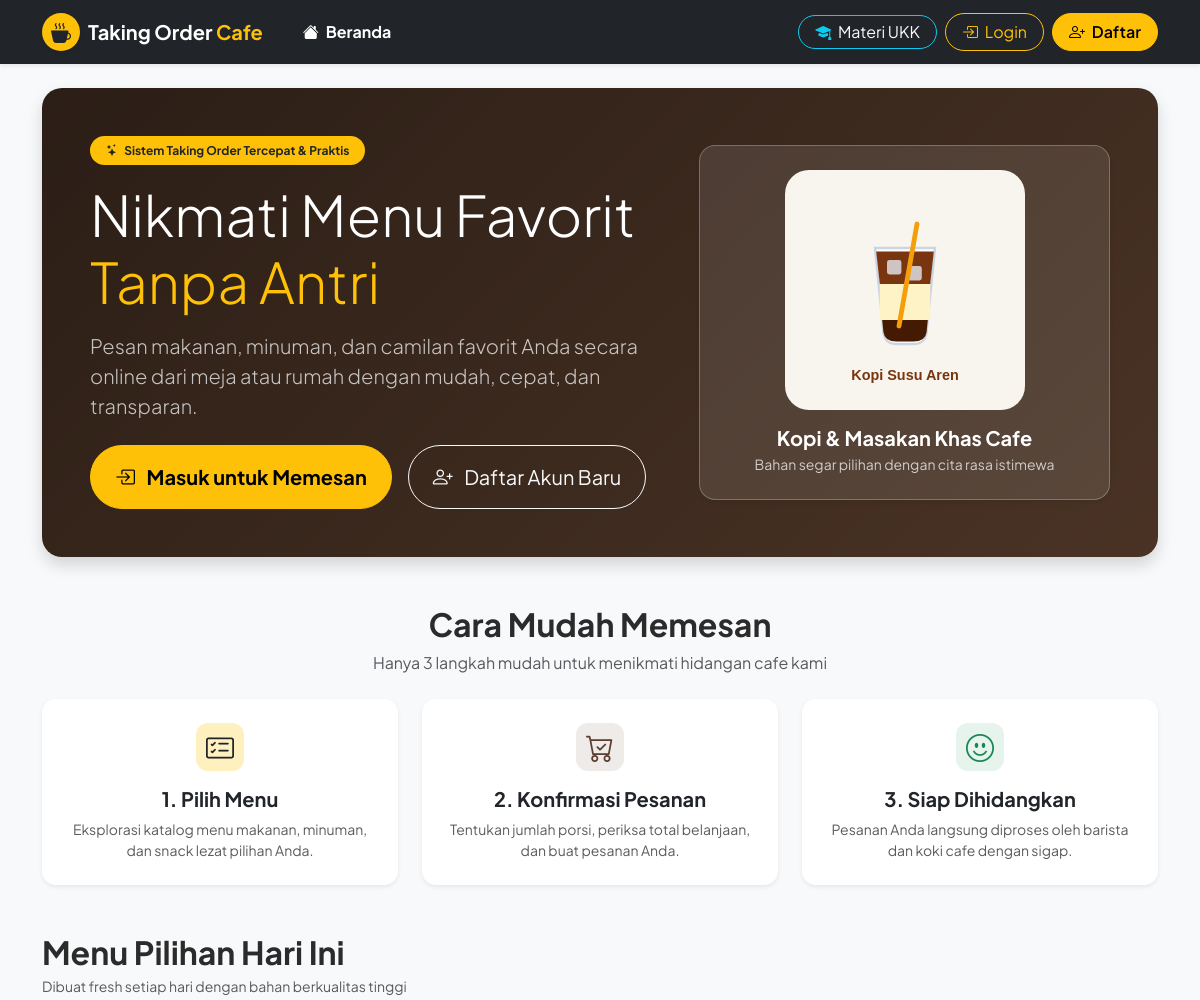
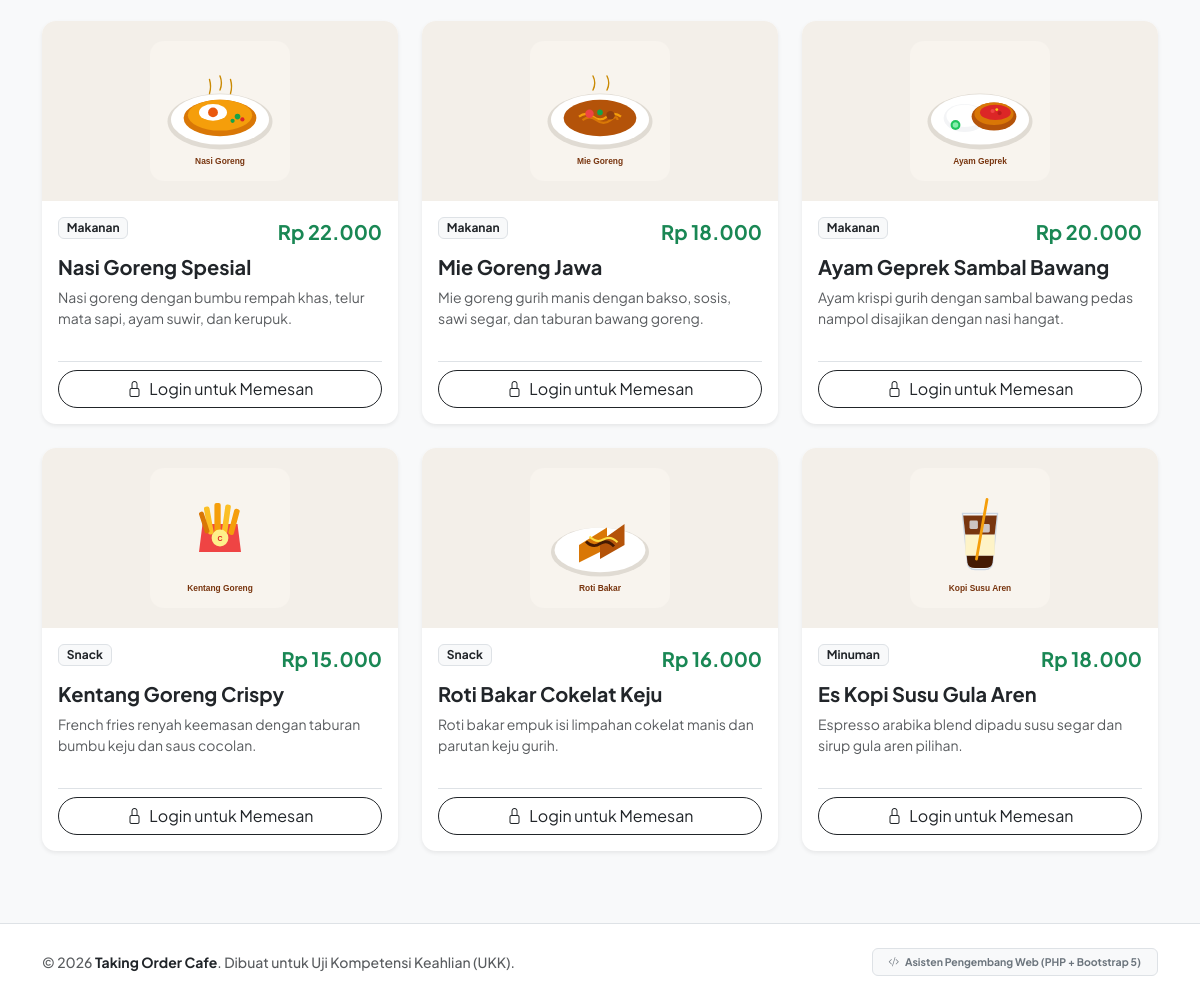
The page / on the database its author committed (2 pictures, top to bottom).
### tables this page shows
CREATE TABLE IF NOT EXISTS `menus` (
    `id` INT AUTO_INCREMENT PRIMARY KEY,
    `name` VARCHAR(100) NOT NULL,
    `category` VARCHAR(50) NOT NULL,  
    `description` TEXT,
    `price` DECIMAL(10, 2) NOT NULL,
    `image` VARCHAR(255) DEFAULT 'default-menu.png',
    `status` ENUM('available', 'unavailable') NOT NULL DEFAULT 'available',
    `created_at` DATETIME DEFAULT CURRENT_TIMESTAMP
);

### includes/auth.php (called while the page is built, shortened)
<?php
function is_logged_in() {
    return isset($_SESSION['user']) && !empty($_SESSION['user']['id']);
}
        ?>

### includes/functions.php (called while the page is built, shortened)
<?php
function base_url($path = '') {
    static $base = null;
    if ($base === null) {
        $docRoot = isset($_SERVER['DOCUMENT_ROOT']) ? str_replace('\\', '/', realpath($_SERVER['DOCUMENT_ROOT'])) : '';
        $appRoot = str_replace('\\', '/', realpath(__DIR__ . '/..'));
        if (!empty($docRoot) && strpos($appRoot, $docRoot) === 0) {
            $base = substr($appRoot, strlen($docRoot));
        } else {
            $scriptDir = str_replace('\\', '/', dirname($_SERVER['SCRIPT_NAME'] ?? ''));
            $parts = explode('/', trim($scriptDir, '/'));
            $base = isset($parts[0]) && $parts[0] !== '' ? '/' . $parts[0] : '';
        }
        $base = '/' . trim($base, '/');
    }
    return $base . '/' . ltrim($path, '/');
}
function format_rupiah($number) {
    return 'Rp ' . number_format((float)$number, 0, ',', '.');
}
function get_menu_image_url($imageName) {
    $imgPath = __DIR__ . '/../assets/img/' . $imageName;
    $baseName = pathinfo($imageName, PATHINFO_FILENAME);
    $svgPath = __DIR__ . '/../assets/img/' . $baseName . '.svg';
    if (file_exists($svgPath)) {
        return base_url('assets/img/' . $baseName . '.svg');
    }
    return base_url('assets/img/default-menu.svg');
}

### index.php (the view, shortened to what this page needs)
<?php
require_once __DIR__ . '/config/database.php';
require_once __DIR__ . '/includes/functions.php';
require_once __DIR__ . '/includes/auth.php';
try {
    $stmt = $pdo->prepare("SELECT * FROM menus WHERE status = 'available' ORDER BY id ASC LIMIT 6");
    $stmt->execute();
    $featuredMenus = $stmt->fetchAll();
} catch (PDOException $e) {
    $featuredMenus = [];
}
require_once __DIR__ . '/includes/header.php';
?>
<section class="hero-banner p-4 p-md-5 mb-5 shadow">
    <div class="row align-items-center">
        <div class="col-lg-7">
            <span class="badge bg-warning text-dark px-3 py-2 rounded-pill fw-bold mb-3">
                <i class="bi bi-stars me-1"></i> Sistem Taking Order Tercepat & Praktis
            </span>
            <h1 class="display-4 fw-extrabold text-white mb-3">
                Nikmati Menu Favorit <span class="text-warning">Tanpa Antri</span>
            </h1>
            <p class="lead text-light opacity-75 mb-4">
                Pesan makanan, minuman, dan camilan favorit Anda secara online dari meja atau rumah dengan mudah, cepat, dan transparan.
            </p>
            <div class="d-flex flex-wrap gap-3">
                <?php if (is_logged_in()): ?>
                    <?php if ($currentUser['role'] === 'admin'): ?>
                        <a href="<?php echo base_url('admin/dashboard.php'); ?>" class="btn btn-warning btn-lg px-4 py-3 rounded-pill fw-bold">
                            <i class="bi bi-speedometer2 me-2"></i> Buka Dashboard Admin
                        </a>
                    <?php else: ?>
                        <a href="<?php echo base_url('customer/order.php'); ?>" class="btn btn-warning btn-lg px-4 py-3 rounded-pill fw-bold">
                            <i class="bi bi-bag-plus-fill me-2"></i> Pesan Sekarang
                        </a>
                        <a href="<?php echo base_url('customer/menu.php'); ?>" class="btn btn-outline-light btn-lg px-4 py-3 rounded-pill">
                            <i class="bi bi-grid me-2"></i> Lihat Semua Menu
                        </a>
                    <?php endif; ?>
                <?php else: ?>
                    <a href="<?php echo base_url('auth/login.php'); ?>" class="btn btn-warning btn-lg px-4 py-3 rounded-pill fw-bold">
                        <i class="bi bi-box-arrow-in-right me-2"></i> Masuk untuk Memesan
                    </a>
                    <a href="<?php echo base_url('auth/register.php'); ?>" class="btn btn-outline-light btn-lg px-4 py-3 rounded-pill">
                        <i class="bi bi-person-plus me-2"></i> Daftar Akun Baru
                    </a>
                <?php endif; ?>
            </div>
        </div>
        <div class="col-lg-5 text-center mt-4 mt-lg-0">
            <div class="p-4 bg-white bg-opacity-10 rounded-4 border border-white border-opacity-25 shadow-sm">
                <img src="<?php echo base_url('assets/img/kopi-susu.svg'); ?>" alt="Taking Order Cafe" class="img-fluid" style="max-height: 240px;">
                <h5 class="text-white mt-3 fw-bold mb-1">Kopi & Masakan Khas Cafe</h5>
                <p class="text-light small mb-0 opacity-75">Bahan segar pilihan dengan cita rasa istimewa</p>
            </div>
        </div>
    </div>
</section>
<section class="mb-5">
    <div class="text-center mb-4">
        <h2 class="fw-bold">Cara Mudah Memesan</h2>
        <p class="text-muted">Hanya 3 langkah mudah untuk menikmati hidangan cafe kami</p>
    </div>
    <div class="row g-4">
        <div class="col-md-4">
            <div class="card h-100 border-0 shadow-sm text-center p-4">
                <div class="stat-icon-box bg-warning bg-opacity-25 text-warning mx-auto mb-3">
                    <i class="bi bi-card-checklist fs-3 text-dark"></i>
                </div>
                <h5 class="fw-bold mb-2">1. Pilih Menu</h5>
                <p class="text-muted small mb-0">Eksplorasi katalog menu makanan, minuman, dan snack lezat pilihan Anda.</p>
            </div>
        </div>
        <div class="col-md-4">
            <div class="card h-100 border-0 shadow-sm text-center p-4">
                <div class="stat-icon-box bg-primary bg-opacity-10 text-primary mx-auto mb-3">
                    <i class="bi bi-cart-check fs-3"></i>
                </div>
                <h5 class="fw-bold mb-2">2. Konfirmasi Pesanan</h5>
                <p class="text-muted small mb-0">Tentukan jumlah porsi, periksa total belanjaan, dan buat pesanan Anda.</p>
            </div>
        </div>
        <div class="col-md-4">
            <div class="card h-100 border-0 shadow-sm text-center p-4">
                <div class="stat-icon-box bg-success bg-opacity-10 text-success mx-auto mb-3">
                    <i class="bi bi-emoji-smile fs-3"></i>
                </div>
                <h5 class="fw-bold mb-2">3. Siap Dihidangkan</h5>
                <p class="text-muted small mb-0">Pesanan Anda langsung diproses oleh barista dan koki cafe dengan sigap.</p>
            </div>
        </div>
    </div>
</section>
<section class="mb-5">
    <div class="d-flex justify-content-between align-items-center mb-4">
        <div>
            <h2 class="fw-bold mb-1">Menu Pilihan Hari Ini</h2>
            <p class="text-muted small mb-0">Dibuat fresh setiap hari dengan bahan berkualitas tinggi</p>
        </div>
    </div>
    <div class="row g-4">
        <?php if (empty($featuredMenus)): ?>
            <div class="col-12">
                <div class="alert alert-info text-center py-4">
                    <i class="bi bi-info-circle me-2"></i> Belum ada menu yang tersedia saat ini.
                </div>
            </div>
        <?php else: ?>
            <?php foreach ($featuredMenus as $menu): ?>
                <div class="col-md-6 col-lg-4">
                    <div class="card h-100 border-0 shadow-sm card-menu">
                        <div class="menu-img-wrapper">
                            <img src="<?php echo get_menu_image_url($menu['image']); ?>" alt="<?php echo htmlspecialchars($menu['name']); ?>">
                        </div>
                        <div class="card-body d-flex flex-column">
                            <div class="d-flex justify-content-between align-items-start mb-2">
                                <span class="badge bg-light text-dark border"><?php echo htmlspecialchars($menu['category']); ?></span>
                                <span class="fw-bold text-success fs-5"><?php echo format_rupiah($menu['price']); ?></span>
                            </div>
                            <h5 class="card-title fw-bold mb-2"><?php echo htmlspecialchars($menu['name']); ?></h5>
                            <p class="card-text text-muted small flex-grow-1">
                                <?php echo htmlspecialchars($menu['description']); ?>
                            </p>
                            <div class="mt-3 pt-2 border-top">
                                <?php if (is_logged_in() && $currentUser['role'] === 'customer'): ?>
                                    <a href="<?php echo base_url('customer/order.php'); ?>" class="btn btn-warning w-100 rounded-pill fw-semibold">
                                        <i class="bi bi-bag-plus me-1"></i> Pesan Menu
                                    </a>
                                <?php elseif (!is_logged_in()): ?>
                                    <a href="<?php echo base_url('auth/login.php'); ?>" class="btn btn-outline-dark w-100 rounded-pill">
                                        <i class="bi bi-lock me-1"></i> Login untuk Memesan
                                    </a>
                                <?php endif; ?>
                            </div>
                        </div>
                    </div>
                </div>
            <?php endforeach; ?>
        <?php endif; ?>
    </div>
</section>
<?php require_once __DIR__ . '/includes/footer.php'; ?>

### rows shown on the page
menus: shows a picture, category "Makanan", price "Rp 22.000", name "Nasi Goreng Spesial", description "Nasi goreng dengan bumbu rempah khas, telur mata sapi, ayam suwir, dan kerupuk."
menus: shows a picture, category "Makanan", price "Rp 18.000", name "Mie Goreng Jawa", description "Mie goreng gurih manis dengan bakso, sosis, sawi segar, dan taburan bawang goreng."
menus: shows a picture, category "Makanan", price "Rp 20.000", name "Ayam Geprek Sambal Bawang", description "Ayam krispi gurih dengan sambal bawang pedas nampol disajikan dengan nasi hangat."
menus: shows a picture, category "Snack", price "Rp 15.000", name "Kentang Goreng Crispy", description "French fries renyah keemasan dengan taburan bumbu keju dan saus cocolan."
menus: shows a picture, category "Snack", price "Rp 16.000", name "Roti Bakar Cokelat Keju", description "Roti bakar empuk isi limpahan cokelat manis dan parutan keju gurih."
menus: shows a picture, category "Minuman", price "Rp 18.000", name "Es Kopi Susu Gula Aren", description "Espresso arabika blend dipadu susu segar dan sirup gula aren pilihan."
